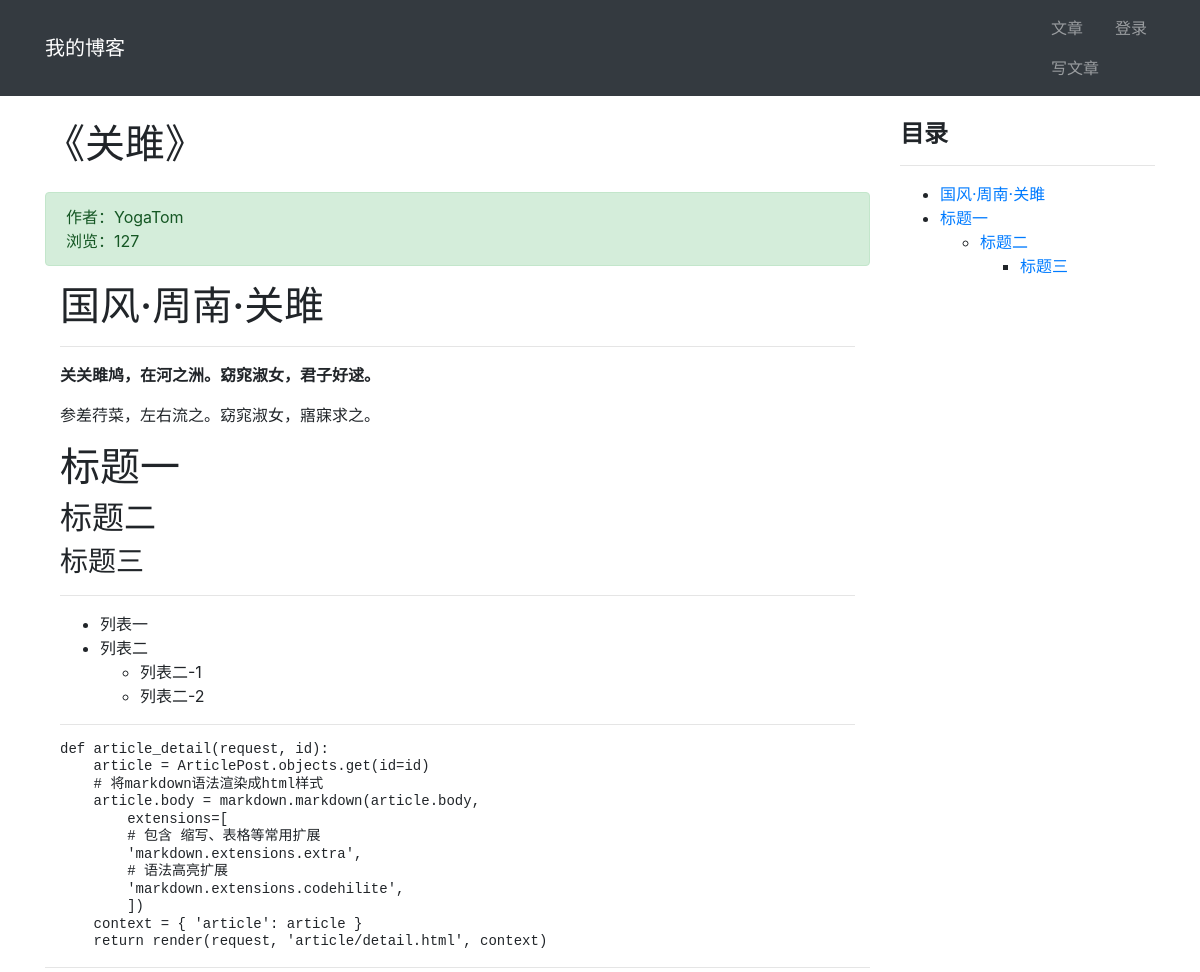
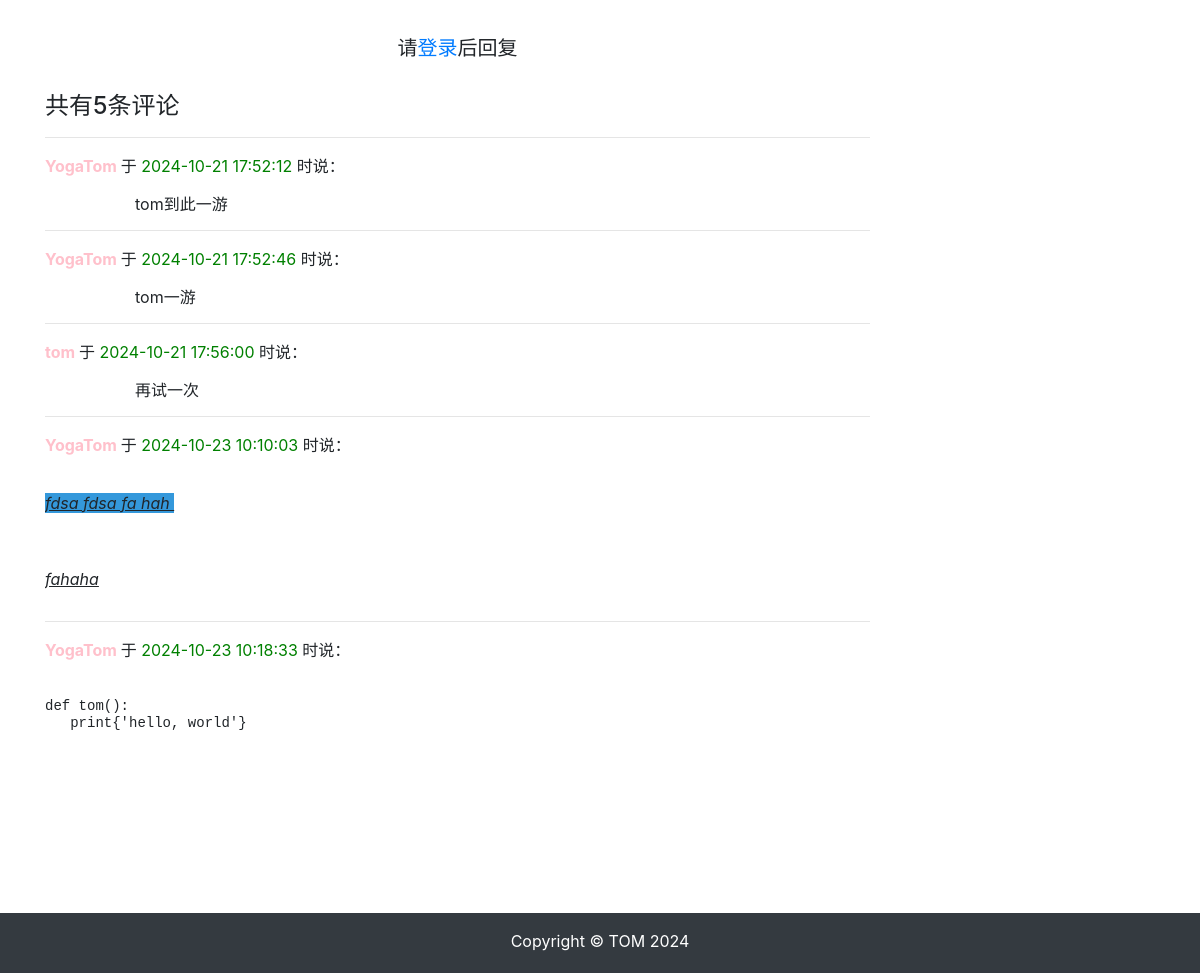
Screenshot of /article/article-detail/10/ with the database file from the repository (2 pictures, top to bottom).
### article/models.py (models this page shows, shortened)
class ArticlePost(models.Model):
    author = models.ForeignKey(User, on_delete=models.CASCADE)
    title = models.CharField(max_length=100)
    body = models.TextField()
    created = models.DateTimeField(default=timezone.now)
    updated = models.DateTimeField(auto_now=True)
    total_views = models.PositiveIntegerField(default=0)
    column = models.ForeignKey(
        ArticleColumn,
        null=True,
        blank=True,
        on_delete=models.CASCADE,
        related_name='article')
    tags = TaggableManager(blank=True)
    avatar = models.ImageField(upload_to='article/%Y%m%d/', blank=True)
    def save(self, *args, **kwargs):
        article = super(ArticlePost, self).save(*args, **kwargs)
        return article
    class Meta:
        ordering = ('-created',)

### comment/models.py (models this page shows, shortened)
class Comment(models.Model):
    article = models.ForeignKey(
        ArticlePost,
        on_delete=models.CASCADE,
        related_name='comments'
    )
    user = models.ForeignKey(
        User,
        on_delete=models.CASCADE,
        related_name='comments'
    )
    body = RichTextField()
    created = models.DateTimeField(auto_now_add=True)
    class Meta:
        ordering = ('created',)

### article/views.py (the view)
# urls.py: path('article-detail/<int:id>/', views.article_detail, name='article_detail'),
def article_detail(request, id):
    article = get_object_or_404(ArticlePost, id=id)
    comments = Comment.objects.filter(article=id)
    comment_form = CommentForm()
    article.total_views += 1
    article.save(update_fields=['total_views'])
    md = markdown.Markdown(
        extensions=[
        'markdown.extensions.extra',
        'markdown.extensions.toc',
        ])
    article.body=md.convert(article.body)
    context = { 'article': article, 'toc': md.toc, 'comments': comments, 'comment_form': comment_form,}
    return render(request, 'article/detail.html', context)

### templates/article/detail.html (shortened to what this page needs)
{% extends "base.html" %}
{% load static %}
{% block content %}
<div class="container">
    <div class="row">
        <div class="col-9">
            <h1 class="mt-4 mb-4">{{ article.title }}</h1>
            <div class=" alert alert-success">
                <div>
                    作者：{{ article.author }}
                </div>
                <div>
                    浏览：{{ article.total_views }}
                </div>
            </div>
            <div class="col-12">
                <p>{{ article.body|safe }}</p>
            </div>
            <hr>
            {% if user.is_authenticated %}
                <div>
                    <form
                        action="{% url 'comment:post_comment' article.id %}"
                        method="POST"
                    >
                    {% csrf_token %}
                        <div class="form-group">
                            <label for="body">
                                <strong>
                                    我也要发言：
                                </strong>
                            </label>
                            <div>
                                {{ comment_form.media }}
                                {{ comment_form.body }}
                            </div>
                        </div>
                        <button type="submit" class="btn btn-primary ">发送</button>
                    </form>
                </div>
                <br>
            {% else %}
                <br>
                <h5 class="row justify-content-center">
                    请<a href="{% url 'userprofile:login' %}">登录</a>后回复
                </h5>
                <br>
            {% endif %}
            <h4>共有{{ comments.count }}条评论</h4>
            <div>
                {% for comment in comments %}
                    <hr>
                    <p>
                        <strong style="color: pink">
                            {{ comment.user }}
                        </strong> 于
                        <span style="color: green">
                            {{ comment.created|date:"Y-m-d H:i:s" }}
                        </span> 时说：
                    </p>
                    <pre style="font-family: inherit; font-size: 1em;">
                    {{ comment.body|safe }}</pre>
                {% endfor %}
            </div>
        </div>
        <div class="col-3 mt-4" id="sidebar" class="sidebar">
            <div class="sidebar__inner">
                <h4><strong>目录</strong></h4>
                <hr>
                <div>
                    {{ toc|safe }}
                </div>
            </div>
        </div>
    </div>
</div>
{% endblock content %}

### static/md_css/monokai.css (style rules this page uses)
pre { line-height: 125%; }

### templates/article/detail.html (style rules this page uses)
.sidebar__inner { transform: translate(0, 0); transform: translate3d(0, 0, 0); will-change: position, transform; }

### templates/base.html (style rules this page uses)
html, body { height: 100%; margin: 0; }

### rows the page displays
ArticlePost: title "《关雎》", author "YogaTom", total_views "127", body "国风·周南·关雎 关关雎鸠，在河之洲。窈窕淑女，君子好逑。 参差荇菜，左右流之。窈窕淑女，寤寐求之。 标题一 标题二 标题三 列表一 列表二 列表二-1 列表二-2 def article_detail(request, id): article = ArticlePost.objects.get(id=id) # 将markdown语法渲染成html样式 article.body = markdown.markdown(article.body, extensions=[ # 包含 缩写、表格等常用扩展 'markdown.extensions.extra', # 语法高亮扩展 'markdown.extensions.codehilite', ]) context = { 'article': article } return render(request, 'article/detail.html', context)"
Comment: user "YogaTom", created "2024-10-21 17:52:12", body "tom到此一游"
Comment: user "YogaTom", created "2024-10-21 17:52:46", body "tom一游"
Comment: user "tom", created "2024-10-21 17:56:00", body "再试一次"
Comment: user "YogaTom", created "2024-10-23 10:10:03", body "fdsa fdsa fa hah fahaha"
Comment: user "YogaTom", created "2024-10-23 10:18:33", body "def tom(): print{'hello, world'}"

### other values shown
{{ comments.count }} "5"
{{ toc|safe }} "国风·周南·关雎 标题一 标题二 标题三"
